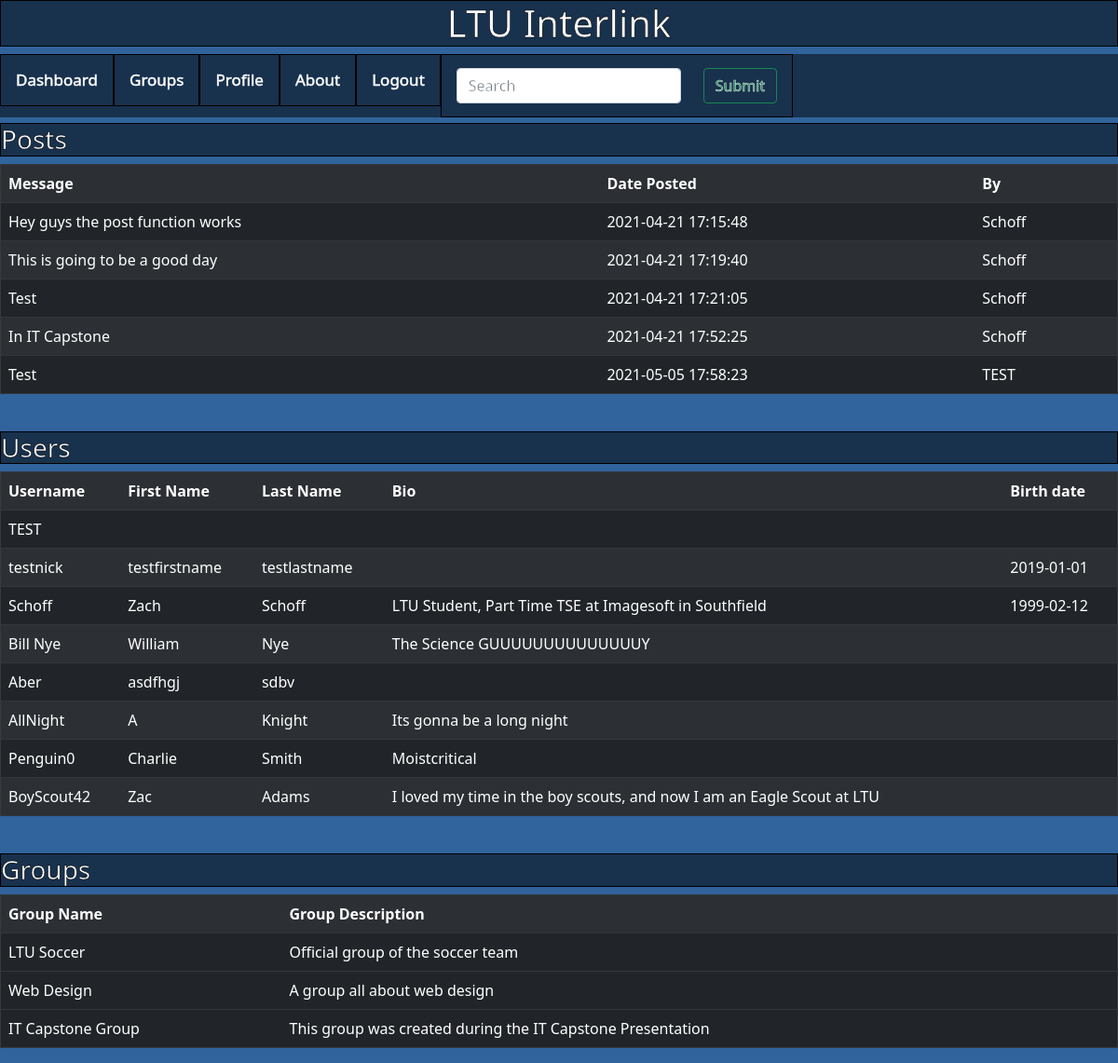
The app's page /SearchAction.php (signed in) with its own data.
### tables this page shows
CREATE TABLE IF NOT EXISTS `post` (
  `postid` int NOT NULL AUTO_INCREMENT,
  `message` varchar(256) NOT NULL,
  `dateposted` datetime NOT NULL DEFAULT CURRENT_TIMESTAMP,
  `file` varchar(32) DEFAULT NULL,
  `userid` int NOT NULL,
  PRIMARY KEY (`postid`),
  KEY `userid` (`userid`)
);

CREATE TABLE IF NOT EXISTS `user` (
  `userid` int NOT NULL AUTO_INCREMENT,
  `nickname` varchar(32) NOT NULL,
  `password` varchar(32) NOT NULL,
  `email` varchar(32) NOT NULL,
  `profilepicture` varchar(32) DEFAULT NULL,
  `bio` varchar(128) DEFAULT NULL,
  `fname` varchar(32) DEFAULT NULL,
  `lname` varchar(32) DEFAULT NULL,
  `dob` date DEFAULT NULL,
  PRIMARY KEY (`userid`)
);

CREATE TABLE IF NOT EXISTS `usergroup` (
  `groupid` int NOT NULL AUTO_INCREMENT,
  `gname` varchar(32) NOT NULL,
  `gpicture` varchar(32) DEFAULT NULL,
  `gdescription` varchar(256) DEFAULT NULL,
  PRIMARY KEY (`groupid`)
);

### SearchAction.php (the view, shortened to what this page needs)
<?php
include 'Connection.php';
$search = $_REQUEST['input'];
$sql = " SELECT post.message, post.dateposted, user.nickname FROM post LEFT JOIN user ON post.userid = user.userid WHERE message LIKE '%$search%';";
$sql2 = " SELECT * FROM user WHERE nickname LIKE '%$search%';";
$sql3 = " SELECT * FROM usergroup WHERE gname LIKE '%$search%';";
$result = $conn->query($sql);
$result2 = $conn->query($sql2);
$result3 = $conn->query($sql3);
if (isset($_SESSION["user"]) && !empty($_SESSION["user"])){
	echo "<!doctype html>
	<html>
	<head>
	<meta charset='utf-8'>
	<title>LTU Interlink</title>
		<link href='//maxcdn.bootstrapcdn.com/bootstrap/4.1.1/css/bootstrap.min.css' rel='stylesheet' id='bootstrap-css'>
		<link href='https://cdn.jsdelivr.net/npm/bootstrap@5.0.0-beta3/dist/css/bootstrap.min.css' rel='stylesheet'>
		<link href = 'Style.css' rel = 'stylesheet'>
	</head>
	<body>
		<h1 class = 'header'>LTU Interlink</h1>
		<div class='topnav'>
			<a class='dash' href='Dashboard.php'>Dashboard</a>
			<a class='dash' href='CreateGroup.php'>Groups</a>
			<a class='dash' href='Profile.html'>Profile</a>
			<a class='dash' href='About.php'>About</a>
			<a class='dash' href='Logout.php'>Logout</a>
			<a style = 'width'>
				<form class='dash' action = 'SearchAction.php'>
					<input class='form-control me-2'  id = 'input' name = 'input' type='text' placeholder='Search' aria-label='Search' style = 'width: 70%; float: left'>
					<input class='btn btn-outline-success' type='submit' style='float: right'>
				</form>
			</a>
		</div>
	</body>
	</html>";
	}
echo "<h3>Posts</h3>";
echo "<table class='table table-dark table-striped'>";
echo "<tr><th>Message</th><th>Date Posted</th><th>By</th></tr>";
while ($row = mysqli_fetch_array($result, MYSQLI_ASSOC)){
	echo "<tr><td>";
	echo $row['message'];
	echo "</td><td>";
	echo $row['dateposted'];
	echo "</td><td>";
	echo $row['nickname'];
	echo "</td></tr>";
}
echo "</table><br>";
echo "<h3>Users</h3>";
echo "<table class='table table-dark table-striped'>";
echo "<tr><th>Username</th><th>First Name</th><th>Last Name</th><th>Bio</th><th>Birth date</th></tr>";
while ($row = mysqli_fetch_array($result2, MYSQLI_ASSOC)){
	echo "<tr><td>";
	echo $row['nickname'];
	echo "</td><td>";
	echo $row['fname'];
	echo "</td><td>";
	echo $row['lname'];
	echo "</td><td>";
	echo $row['bio'];
	echo "</td><td>";
	echo $row['dob'];
	echo "</td></tr>";
}
echo "</table><br>";
echo "<h3>Groups</h3>";
echo "<table class='table table-dark table-striped'>";
echo "<tr><th>Group Name</th><th>Group Description</th></tr>";
while ($row = mysqli_fetch_array($result3, MYSQLI_ASSOC)){
	echo "<tr><td>";
	echo $row['gname'];
	echo "</td><td>";
	echo $row['gdescription'];
	echo "</td><tr>";
}
echo "</table>";
?>

### Style.css (style rules this page uses)
body { background-color: #31639C; width: 100%; height: 100%; }
.header { background-color: rgba(0, 0, 0, 0.5); color: white; text-align: center; border: 1px solid black; -webkit-text-stroke: .5px black; }
h3 { background-color: rgba(0, 0, 0, 0.5); color: white; text-align: left; border: 1px solid black; -webkit-text-stroke: .5px black; }
.topnav { align-items: center; background-color: rgba(0, 0, 0, 0.5); overflow: hidden; display: inline-block; width: 100%; -webkit-text-stroke: .5px white; font-weight: 500; }
.topnav a { float: left; color: white; text-align: center; padding: 14px 16px; text-decoration: none; font-size: 17px; border: 1px solid black }
form { color: white; }
table { border: .75px solid black; background-color: rgba(0, 0, 0, 0.5); color: white; }
th { border-bottom: 1px solid black; }
td { height: 70%; }

### records on screen
post: message "Hey guys the post function works", dateposted "2021-04-21 17:15:48", userid.nickname "Schoff"
post: message "This is going to be a good day", dateposted "2021-04-21 17:19:40", userid.nickname "Schoff"
post: message "Test", dateposted "2021-04-21 17:21:05", userid.nickname "Schoff"
post: message "In IT Capstone", dateposted "2021-04-21 17:52:25", userid.nickname "Schoff"
post: message "Test", dateposted "2021-05-05 17:58:23", userid.nickname "TEST"
user: nickname "TEST"
user: nickname "testnick", fname "testfirstname", lname "testlastname", dob "2019-01-01"
user: nickname "Schoff", fname "Zach", lname "Schoff", bio "LTU Student, Part Time TSE at Imagesoft in Southfield", dob "1999-02-12"
user: nickname "Bill Nye", fname "William", lname "Nye", bio "The Science GUUUUUUUUUUUUUUY"
user: nickname "Aber", fname "asdfhgj", lname "sdbv"
user: nickname "AllNight", fname "A", lname "Knight", bio "Its gonna be a long night"
user: nickname "Penguin0", fname "Charlie", lname "Smith", bio "Moistcritical"
user: nickname "BoyScout42", fname "Zac", lname "Adams", bio "I loved my time in the boy scouts, and now I am an Eagle Scout at LTU"
usergroup: gname "LTU Soccer", gdescription "Official group of the soccer team"
usergroup: gname "Web Design", gdescription "A group all about web design"
usergroup: gname "IT Capstone Group", gdescription "This group was created during the IT Capstone Presentation"
